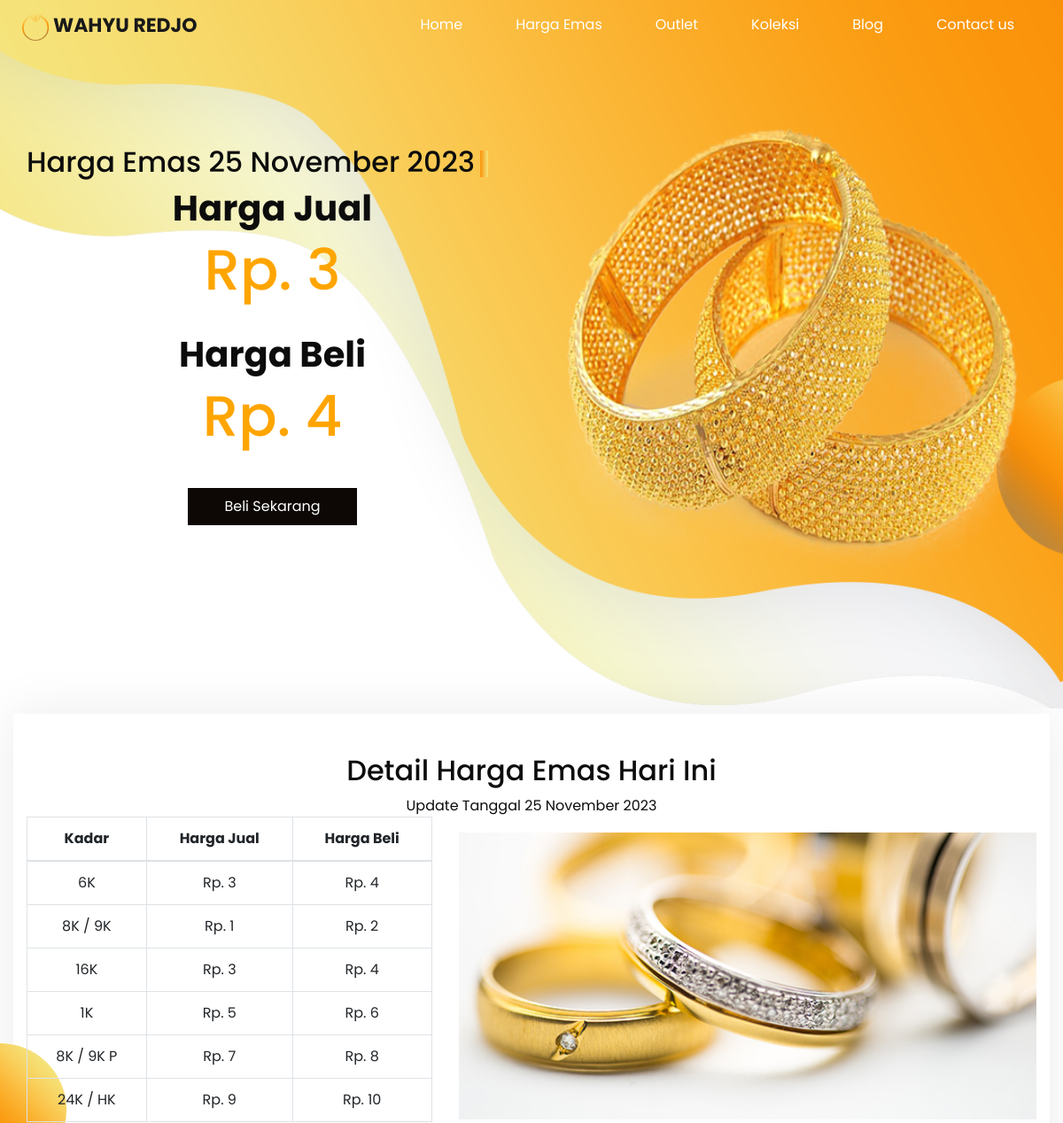
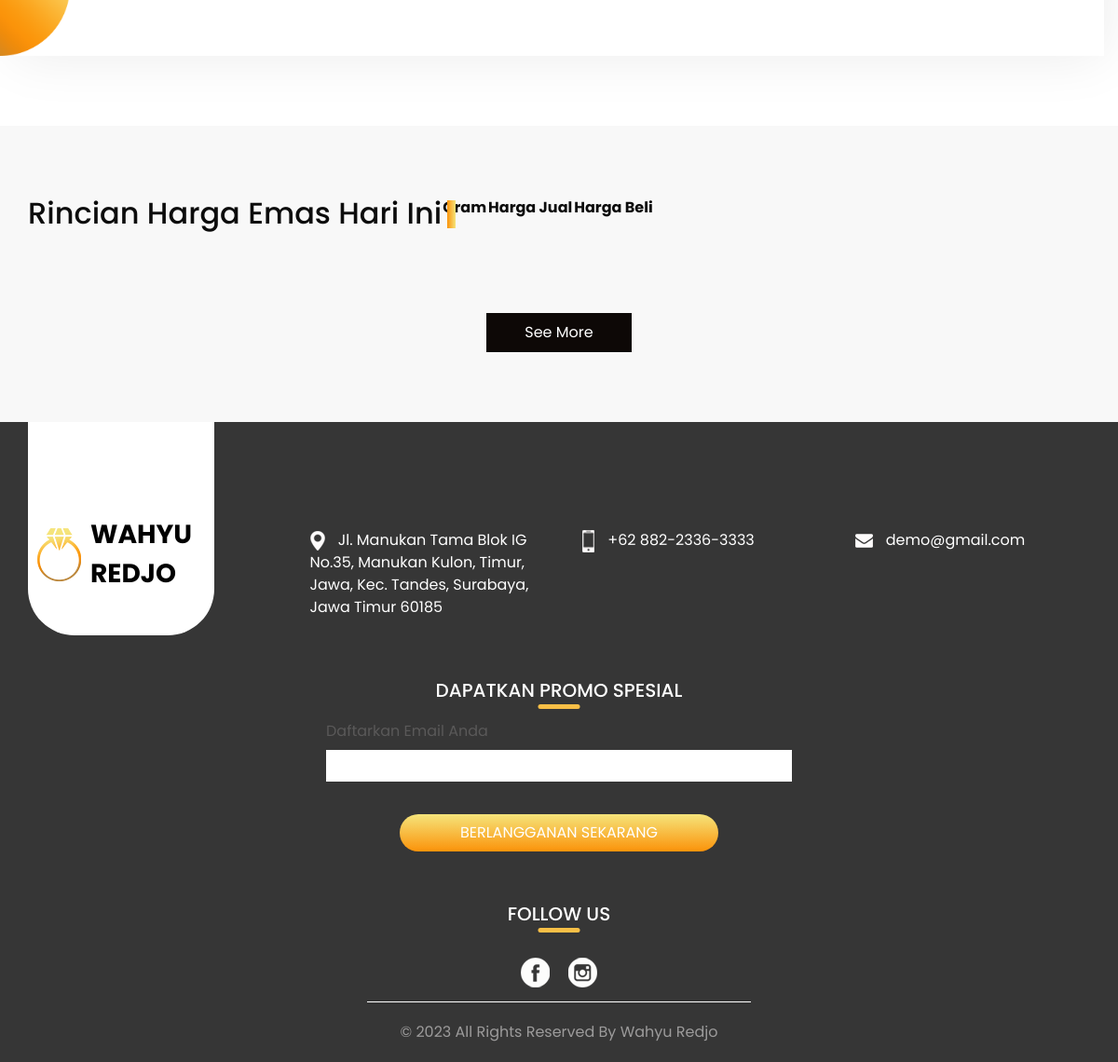
Screenshot of /index.php/user/harga_emas with the database file from the repository (2 pictures, top to bottom).
### tables this page shows
CREATE TABLE `harga_emas` (
  `id` int(11) NOT NULL,
  `jual_6` int(11) NOT NULL,
  `beli_6` int(11) NOT NULL,
  `jual_8` int(11) NOT NULL,
  `beli_8` int(11) NOT NULL,
  `jual_16` int(11) NOT NULL,
  `beli_16` int(11) NOT NULL,
  `jual_17` int(11) NOT NULL,
  `beli_17` int(11) NOT NULL,
  `jual_8_p` int(11) NOT NULL,
  `beli_8_p` int(11) NOT NULL,
  `jual_24` int(11) NOT NULL,
  `beli_24` int(11) NOT NULL,
  `time` int(11) NOT NULL
);

### application/controllers/User.php (called while the page is built, shortened)
<?php
class User extends CI_Controller
{
  public function __construct()
  {
    $this->load->model('User_model');
  }
  public function harga_emas()
  {
    $harga=$this->User_model->get_harga();
    $array=array(
      'harga' => $harga
    );
    $this->load->view('user/header',$array);
    $this->load->view('user/harga_emas');
    $this->load->view('user/footer');
  }
}

### index.php (called while the page is built, shortened)
<?php
require_once BASEPATH.'core/CodeIgniter.php';

### application/models/User_model.php (called while the page is built, shortened)
<?php
class User_model extends CI_Model {
  public function get_harga()
{
  $query = $this->db->get('harga_emas');
  return $query->row_array();
}
}

### application/views/user/harga_emas.php (the view, shortened to what this page needs)
<?php
function tgl_indo($tanggal){
	$bulan = array (
		1 =>   'Januari',
		'Februari',
		'Maret',
		'April',
		'Mei',
		'Juni',
		'Juli',
		'Agustus',
		'September',
		'Oktober',
		'November',
		'Desember'
	);
	$pecahkan = explode('-', $tanggal);
	return $pecahkan[2] . ' ' . $bulan[ (int)$pecahkan[1] ] . ' ' . $pecahkan[0];
}
?>
<section class="about_section layout_padding2-top layout_padding-bottom">
    <div class="design-box">
    </div>
    <div class="container">
        <div class="row">
            <div class="col-md-6">
                <div class="detail-box">
                    <div class="heading_container">
                        <h2>
                            Harga Emas <?= tgl_indo(date('Y-m-d',$harga['time']))?>
                        </h2>
                    </div>
                    <center>
                        <h1><b> Harga Jual</b></h1>
                        <h1 style="color:orange; font-size: 64px;">Rp. <?= number_format($harga['jual_6'],0)?></h1>
                        <br>
                        <h1><b> Harga Beli</b></h1>
                        <h1 style="color:orange; font-size: 64px;">Rp. <?= number_format($harga['beli_6'],0)?></h1>
                    </center>
                    <div class="text-center">
                        <a href="https://api.whatsapp.com/send?phone=6281937608593&text=Halo%20Wahyu%20Redjo">Beli
                            Sekarang</a>
                    </div>
                </div>
            </div>
            <div class="col-md-6">
                <div class="img-box">
                    <img src="<?= base_url()?>assets/images/about-img.png" alt="">
                </div>
            </div>
        </div>
    </div>
</section>
<section class="ring_section layout_padding">
    <div class="design-box">
        <img src="images/design-1.png" alt="">
    </div>
    <div class="container">
        <div class="ring_container layout_padding2">
            <h2>Detail Harga Emas Hari Ini </h2>
            <span>Update Tanggal <?= tgl_indo(date('Y-m-d',$harga['time']))?></span>
            <div class="row">
                <div class="col-md-5">
                    <div class="detail-box">
                        <table class="table table-bordered" width="100%">
                            <thead>
                                <tr>
                                    <th>Kadar</th>
                                    <th>Harga Jual</th>
                                    <th>Harga Beli</th>
                                </tr>
                            </thead>
                            <tbody>
                                <tr>
                                    <td>6K</td>
                                    <td>Rp. <?= number_format($harga['jual_6'],0)?></td>
                                    <td>Rp. <?= number_format($harga['beli_6'],0)?></td>
                                </tr>
                                <tr>
                                    <td>8K / 9K</td>
                                    <td>Rp. <?= number_format($harga['jual_8'],0)?></td>
                                    <td>Rp. <?= number_format($harga['beli_8'],0)?></td>
                                </tr>
                                <tr>
                                    <td>16K</td>
                                    <td>Rp. <?= number_format($harga['jual_16'],0)?></td>
                                    <td>Rp. <?= number_format($harga['beli_16'],0)?></td>
                                </tr>
                                <tr>
                                    <td>1K</td>
                                    <td>Rp. <?= number_format($harga['jual_17'],0)?></td>
                                    <td>Rp. <?= number_format($harga['beli_17'],0)?></td>
                                </tr>
                                <tr>
                                    <td>8K / 9K P</td>
                                    <td>Rp. <?= number_format($harga['jual_8_p'],0)?></td>
                                    <td>Rp. <?= number_format($harga['beli_8_p'],0)?></td>
                                </tr>
                                <tr>
                                    <td>24K / HK</td>
                                    <td>Rp. <?= number_format($harga['jual_24'],0)?></td>
                                    <td>Rp. <?= number_format($harga['beli_24'],0)?></td>
                                </tr>
                            </tbody>
                        </table>
                    </div>
                </div>
                <div class="col-md-7">
                    <div class="img-box">
                        <img src="<?= base_url()?>assets/images/ring-img.jpg" alt="">
                    </div>
                </div>
            </div>
        </div>
    </div>
</section>
<section class="price_section layout_padding">
    <div class="container">
        <div class="heading_container">
            <h2>
                Rincian Harga Emas Hari Ini
            </h2>
            <table>
                <thead>
                    <tr>
                        <th>Gram</th>
                        <th>Harga Jual</th>
                        <th>Harga Beli</th>
                    </tr>
                </thead>
                <tbody>
                    <tr>
                        <td></td>
                    </tr>
                </tbody>
            </table>
        </div>
        <div class="price_container">
        </div>
        <div class="d-flex justify-content-center">
            <a href="" class="price_btn">
                See More
            </a>
        </div>
    </div>
</section>

### assets/css/style.css (style rules this page uses)
body { font-family: "Poppins", sans-serif; color: #0c0c0c; background-color: #ffffff; }
.layout_padding { padding: 75px 0; }
.layout_padding2 { padding: 45px 0; }
.layout_padding2-top { padding-top: 45px; }
.layout_padding-bottom { padding-bottom: 75px; }
.heading_container { display: -webkit-box; display: -ms-flexbox; display: flex; }
.heading_container h2 { position: relative; }
.heading_container h2::before { content: ""; position: absolute; width: 9px; height: 30px; top: 14%; right: -15px; background: -webkit-gradient(linear, left top, right top, from(#fb930a), to(#f5e47b)); background: linear-gradient(to right, #fb930a, #f5e47b); }
a, a:hover, a:focus { text-decoration: none; }
.about_section { position: relative; }
.about_section .design-box { position: absolute; bottom: 0; -webkit-transform: translateY(-50%); transform: translateY(-50%); right: 0; width: 75px; }
.about_section .row { -webkit-box-align: center; -ms-flex-align: center; align-items: center; }
.about_section .detail-box a { display: inline-block; padding: 8px 40px; background-color: #0d0806; border: 1px solid #0d0806; color: #ffffff; border-radius: 0; margin-top: 35px; }
.about_section .img-box img { width: 100%; }
.price_section { background-color: #f8f8f8; }
.price_section .price_container { display: -webkit-box; display: -ms-flexbox; display: flex; -webkit-box-pack: center; -ms-flex-pack: center; justify-content: center; padding: 40px 0; -ms-flex-wrap: wrap; flex-wrap: wrap; }
.price_section .price_btn { display: inline-block; padding: 8px 40px; background-color: #0d0806; border: 1px solid #0d0806; color: #ffffff; border-radius: 0; }
.ring_section { text-align: center; position: relative; }
.ring_section .row { -webkit-box-align: center; -ms-flex-align: center; align-items: center; }
.ring_section .container { -webkit-box-shadow: 0px 0px 56px 1px rgba(0, 0, 0, 0.08); box-shadow: 0px 0px 56px 1px rgba(0, 0, 0, 0.08); }
.ring_section .design-box { position: absolute; bottom: 0; -webkit-transform: translateY(-50%); transform: translateY(-50%); left: 0; width: 75px; }
.ring_section .design-box img { width: 100%; }
.ring_section .ring_container .img-box img { width: 100%; }

### assets/css/responsive.css (style rules this page uses)
@media (min-width: 1200px) { .container { max-width: 1170px; } }

### rows the page displays
harga_emas: time "25 November 2023", jual_6 "3", beli_6 "4", jual_8 "1", beli_8 "2", jual_16 "3", beli_16 "4", jual_17 "5", beli_17 "6", jual_8_p "7", beli_8_p "8", jual_24 "9", beli_24 "10"
